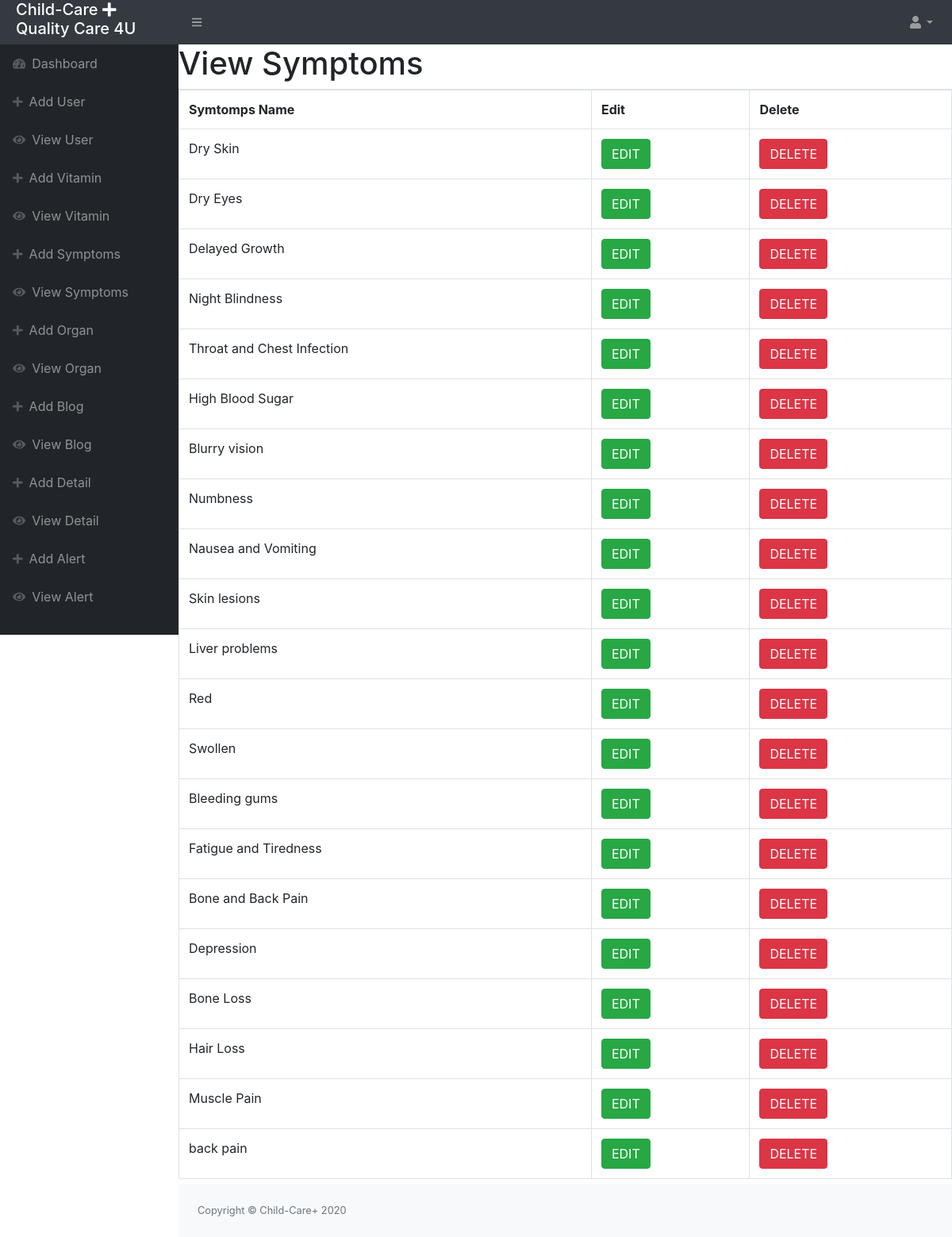
/child-care/index.php/admin/view_symptoms, run on the app's committed database.
### tables this page shows
CREATE TABLE `tbl_symptoms` (
  `SYM_ID` int(255) NOT NULL,
  `SYM_NAME` varchar(255) NOT NULL
);

### child-care/application/controllers/Admin.php (called while the page is built, shortened)
<?php
class Admin extends CI_Controller {
		public function view_symptoms()
	{
		$data['title']='View symptoms';
		$data['symptoms']=$this->db->get("tbl_symptoms")->result_array();
			$this->load->view('admin/inc/header');
			$this->load->view('admin/view-symptoms',$data);
			$this->load->view('admin/inc/footer');
	}
}

### child-care/index.php (called while the page is built, shortened)
<?php
require_once BASEPATH.'core/CodeIgniter.php';

### child-care/application/views/admin/view-symptoms.php (the view)
<div id="layoutSidenav_content">
                <main>
<div id="container">
<h1>View Symptoms</h1>
 <table class="table table-bordered" id="dataTable" width="100%" cellspacing="0">
<tr>
	<th>Symtomps Name</th>
      <th>Edit</th>
      <th>Delete</th>
</tr>
<?php
foreach ($symptoms as $row) {
echo '<tr>';
echo '<td>'.$row['SYM_NAME'].'</td>';
echo '<td><a href="'.base_url().'admin/edit_symptoms/'.$row['SYM_ID'].'"><button class="btn btn-success">EDIT</button><a></td>';
echo '<td><a href="'.base_url().'admin/delete_symptoms/'.$row['SYM_ID'].'"><button class="btn btn-danger">DELETE</button><a></td>';
echo '</tr>';
}
?>
</table>
</div>
      </main>

### data on the page
tbl_symptoms: SYM_NAME "Dry Skin"
tbl_symptoms: SYM_NAME "Dry Eyes"
tbl_symptoms: SYM_NAME "Delayed Growth"
tbl_symptoms: SYM_NAME "Night Blindness"
tbl_symptoms: SYM_NAME "Throat and Chest Infection"
tbl_symptoms: SYM_NAME "High Blood Sugar"
tbl_symptoms: SYM_NAME "Blurry vision"
tbl_symptoms: SYM_NAME "Numbness"
tbl_symptoms: SYM_NAME "Nausea and Vomiting"
tbl_symptoms: SYM_NAME "Skin lesions"
tbl_symptoms: SYM_NAME "Liver problems"
tbl_symptoms: SYM_NAME "Red"
tbl_symptoms: SYM_NAME "Swollen"
tbl_symptoms: SYM_NAME "Bleeding gums"
tbl_symptoms: SYM_NAME "Fatigue and Tiredness"
tbl_symptoms: SYM_NAME "Bone and Back Pain"
tbl_symptoms: SYM_NAME "Depression"
tbl_symptoms: SYM_NAME "Bone Loss"
tbl_symptoms: SYM_NAME "Hair Loss"
tbl_symptoms: SYM_NAME "Muscle Pain"
tbl_symptoms: SYM_NAME "back pain"
